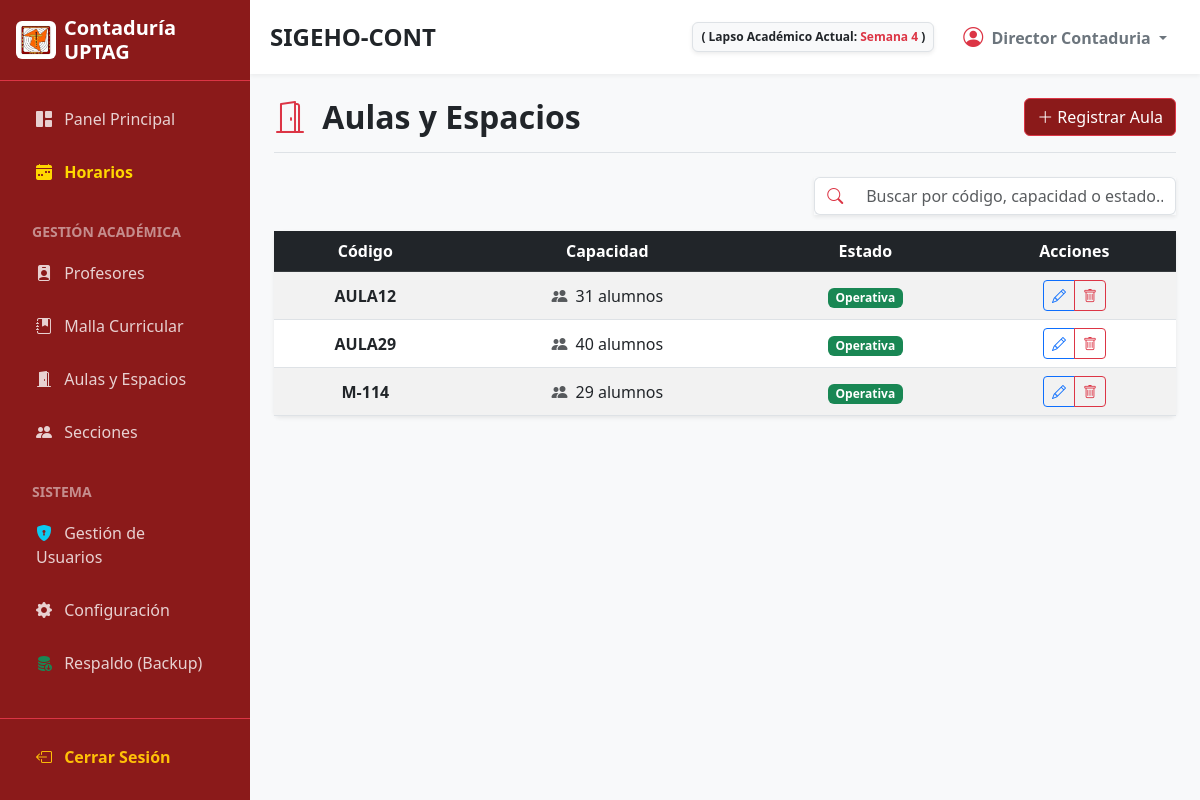
Screenshot of /modules/aulas/index.php (signed in) with the database file from the repository.
### tables this page shows
CREATE TABLE `configuracion` (
  `id` int(11) NOT NULL,
  `parametro` varchar(100) NOT NULL,
  `valor` varchar(255) NOT NULL
);

CREATE TABLE `aulas` (
  `id` int(11) NOT NULL,
  `codigo` varchar(20) NOT NULL,
  `capacidad` int(11) NOT NULL,
  `estado` varchar(20) NOT NULL DEFAULT 'OPERATIVA'
);

### modules/aulas/index.php (the view, shortened to what this page needs)
<?php
require '../../config/db.php';
$ruta = '../../';
include '../../includes/header.php';
$sql = "SELECT * FROM aulas ORDER BY codigo ASC";
$stmt = $conn->query($sql);
$aulas = $stmt->fetchAll(PDO::FETCH_ASSOC);
$es_admin = (isset($_SESSION['rol']) && strtolower($_SESSION['rol']) == 'administrador');
?>
<div class="d-flex justify-content-between align-items-center mb-4 border-bottom pb-3">
    <h2 class="fw-bold mb-0"><i class="bi bi-door-open text-danger me-2"></i> Aulas y Espacios</h2>
    <?php if($es_admin): ?>
        <a href="nuevo.php" class="btn btn-danger" style="background-color: #8B1A1A;" aria-label="Registrar nueva aula">
            <i class="bi bi-plus-lg"></i> Registrar Aula
        </a>
    <?php endif; ?>
</div>
<div class="row mb-3 area-no-imprimir">
    <div class="col-md-5 ms-auto">
        <div class="input-group shadow-sm">
            <span class="input-group-text bg-white border-end-0 text-danger">
                <i class="bi bi-search"></i>
            </span>
            <input type="text" id="buscadorGeneral" class="form-control border-start-0" placeholder="Buscar por código, capacidad o estado..." aria-label="Buscar en la tabla de aulas">
        </div>
    </div>
</div>
<div class="card shadow-sm border-0">
    <div class="card-body p-0">
        <div class="table-responsive">
            <table class="table table-hover table-striped mb-0 align-middle text-center">
                <thead class="table-dark" style="background-color: #343a40;">
                    <tr>
                        <th>Código</th>
                        <th>Capacidad</th>
                        <th>Estado</th>
                        <?php if($es_admin): ?><th>Acciones</th><?php endif; ?>
                    </tr>
                </thead>
                <tbody>
                    <?php foreach($aulas as $a): ?>
                    <tr>
                        <td class="fw-bold text-dark"><?php echo htmlspecialchars($a['codigo']); ?></td>
                        <td><i class="bi bi-people-fill me-1 text-muted"></i> <?php echo $a['capacidad']; ?> alumnos</td>
                        <td>
                            <?php if($a['estado'] == 'OPERATIVA'): ?>
                                <span class="badge bg-success">Operativa</span>
                            <?php else: ?>
                                <span class="badge bg-danger">Inoperativa</span>
                            <?php endif; ?>
                        </td>
                        <?php if($es_admin): ?>
                        <td>
                            <div class="btn-group">
                                <a href="editar.php?id=<?php echo $a['id']; ?>" class="btn btn-sm btn-outline-primary" aria-label="Editar aula <?php echo htmlspecialchars($a['codigo']); ?>"><i class="bi bi-pencil"></i></a>
                                <a href="eliminar.php?id=<?php echo $a['id']; ?>" class="btn btn-sm btn-outline-danger" onclick="return confirm('¿Borrar aula?');" aria-label="Eliminar aula <?php echo htmlspecialchars($a['codigo']); ?>"><i class="bi bi-trash"></i></a>
                            </div>
                        </td>
                        <?php endif; ?>
                    </tr>
                    <?php endforeach; ?>
                </tbody>
            </table>
        </div>
    </div>
</div>
<?php include '../../includes/footer.php'; ?>

### includes/header.php (shortened to what this page needs)
<?php
$rol_usuario = isset($_SESSION['rol']) ? strtolower($_SESSION['rol']) : '';
$semana_texto = "Sin configurar";
if (isset($conn)) {
    try {
        $stmt_conf = $conn->query("SELECT valor FROM configuracion WHERE parametro = 'fecha_inicio_lapso'");
        if ($stmt_conf) {
            $fecha_inicio_db = $stmt_conf->fetchColumn();
            if ($fecha_inicio_db) {
                $inicio_lapso = new DateTime($fecha_inicio_db);
                $inicio_lapso->setTime(0, 0, 0);
                $hoy = new DateTime();
                $hoy->setTime(0, 0, 0);
                if ($hoy >= $inicio_lapso) {
                    $diff = $inicio_lapso->diff($hoy);
                    $semana_num = floor($diff->days / 7) + 1;
                    if ($semana_num > 12) {
                        $semana_texto = "Trimestre Finalizado";
                    } else {
                        $semana_texto = "Semana " . $semana_num;
                    }
                } else {
                    $semana_texto = "Por iniciar";
                }
            }
        }
    } catch(PDOException $e) {
    }
}
?>
<!DOCTYPE html>
<html lang="es">
<head>
    <link href="https://cdn.jsdelivr.net/npm/bootstrap@5.3.0/dist/css/bootstrap.min.css" rel="stylesheet">
    <link rel="stylesheet" href="https://cdn.jsdelivr.net/npm/bootstrap-icons@1.10.5/font/bootstrap-icons.css">
    <link rel="stylesheet" href="<?php echo $ruta; ?>assets/css/estilos.css">
</head>
<body>
<div class="d-flex">
    <div id="sidebar" class="d-flex flex-column area-no-imprimir">
        <div class="p-3 d-flex align-items-center border-bottom border-danger">
            <img src="<?php echo $ruta; ?>assets/img/logo_conta.jpeg" alt="Logo" width="40" class="rounded me-2 bg-white p-1">
            <h5 class="mb-0 fw-bold">Contaduría UPTAG</h5>
        </div>
        <div class="p-3 flex-grow-1">
            <ul class="nav flex-column gap-1">
                <li class="nav-item">
                    <a href="<?php echo $ruta; ?>dashboard.php" class="nav-link"><i class="bi bi-grid-1x2-fill me-2"></i> Panel Principal</a>
                </li>
                <li class="nav-item">
                    <a href="<?php echo $ruta; ?>modules/horarios/index.php" class="nav-link fw-bold" style="color: #ffd700;"><i class="bi bi-calendar-week-fill me-2"></i> Horarios</a>
                </li>
                <li class="nav-item mt-3 mb-1"><small class="text-white-50 fw-bold px-3">GESTIÓN ACADÉMICA</small></li>
                <li class="nav-item"><a href="<?php echo $ruta; ?>modules/profesores/index.php" class="nav-link"><i class="bi bi-person-badge-fill me-2"></i> Profesores</a></li>
                <li class="nav-item"><a href="<?php echo $ruta; ?>modules/materias/index.php" class="nav-link"><i class="bi bi-journal-bookmark-fill me-2"></i> Malla Curricular</a></li>
                <li class="nav-item"><a href="<?php echo $ruta; ?>modules/aulas/index.php" class="nav-link"><i class="bi bi-door-open-fill me-2"></i> Aulas y Espacios</a></li>
                <li class="nav-item"><a href="<?php echo $ruta; ?>modules/secciones/index.php" class="nav-link"><i class="bi bi-people-fill me-2"></i> Secciones</a></li>
                <?php if($rol_usuario == 'administrador'): ?>
                <li class="nav-item mt-3 mb-1"><small class="text-white-50 fw-bold px-3">SISTEMA</small></li>
                <li class="nav-item"><a href="<?php echo $ruta; ?>modules/usuarios/index.php" class="nav-link"><i class="bi bi-shield-lock-fill text-info me-2"></i> Gestión de Usuarios</a></li>
                <li class="nav-item"><a href="<?php echo $ruta; ?>configuracion.php" class="nav-link"><i class="bi bi-gear-fill me-2"></i> Configuración</a></li>
                <li class="nav-item"><a href="<?php echo $ruta; ?>backup.php" class="nav-link"><i class="bi bi-database-fill-down text-success me-2"></i> Respaldo (Backup)</a></li>
                <?php endif; ?>
            </ul>
        </div>
        <div class="p-3 border-top border-danger">
            <a href="<?php echo $ruta; ?>logout.php" class="nav-link text-warning fw-bold"><i class="bi bi-box-arrow-left me-2"></i> Cerrar Sesión</a>
        </div>
    </div>
    <div id="main-content" class="d-flex flex-column bg-light vh-100 overflow-hidden">
        <nav class="top-navbar d-flex justify-content-between align-items-center area-no-imprimir">
            <div class="d-flex align-items-center">
                <h4 class="mb-0 fw-bold text-dark">SIGEHO-CONT</h4>
            </div>
            <div class="d-flex align-items-center gap-3">
                <span class="badge bg-light text-dark border p-2 shadow-sm d-none d-md-inline">
                    ( Lapso Académico Actual: <span class="text-danger"><?php echo $semana_texto; ?></span> )
                </span>
                <div class="dropdown">
                    <button class="btn btn-white dropdown-toggle fw-bold text-secondary" type="button" data-bs-toggle="dropdown">
                        <i class="bi bi-person-circle text-danger fs-5 me-1"></i> <?php echo isset($_SESSION['nombre']) ? htmlspecialchars($_SESSION['nombre']) : 'Usuario'; ?>
                    </button>
                </div>
            </div>
        </nav>
        <div class="p-4 flex-grow-1 overflow-auto">

### assets/css/estilos.css (style rules this page uses)
body { background-color: #f4f6f9; }
body { font-family: 'Segoe UI', Tahoma, Geneva, Verdana, sans-serif; background-color: #f8f9fa; overflow-x: hidden; }
#sidebar { min-width: 250px; max-width: 250px; min-height: 100vh; background-color: #8B1A1A; color: white; transition: all 0.3s; }
#sidebar .nav-link { color: rgba(255,255,255,0.8); padding: 10px 20px; margin-bottom: 5px; border-radius: 5px; transition: all 0.3s; font-weight: 500; }
#main-content { transition: all 0.3s; width: 100%; }
.top-navbar { background-color: white; box-shadow: 0 2px 4px rgba(0,0,0,0.05); padding: 15px 20px; }

### rows the page displays
configuracion: valor "Semana 4"
aulas: codigo "AULA12", capacidad "31", estado "Operativa"
aulas: codigo "AULA29", capacidad "40", estado "Operativa"
aulas: codigo "M-114", capacidad "29", estado "Operativa"

### other values shown
$_SESSION['nombre'] "Director Contaduria"
